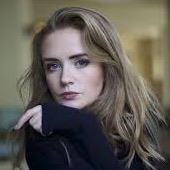
#> input picture input/gorl.jpg, 170 x 170 px, found by its file name
$ jupyter execute Photo-Pixelate.ipynb
#> lines starting #> are read from the running program, lines starting #| are printed output that depends on the picture
### Import

[cell 1]
import matplotlib
from matplotlib import pyplot as plt
import numpy as np
import os
from PIL import Image
from random import randint

### Target Image Parameters

[cell 2]
target_height = 10
target_width = 10
operation = "euclidean"

target_path = "Photo-Pixelate/input/gorl.jpg"

### Replacement Image Parameters

[cell 3]
replacement_height = 50
replacement_width = 50
frequency = 10
proximity = 10
max_saturation_adjustment = 10
max_brightness_adjustment = 10
# kernel_size = 1

replacement_path = "Photo-Pixelate/replacement"

### Pixel Image

[cell 4]
class PixelImage:
    _resolution = (50, 50)
    _saturation_adjust = 1
    _brightness_adjust = 1
    _operation = "euclidean"

    def __init__(self, image):
        self._image_key = 0
        self.image = image
        self._process_image()

    @classmethod
    def load_parameters(self, width=None, height=None, saturation_adjust=None, brightness_adjust=None, operation=None):
#> further down, default_image is the input picture: PIL image 170x170 RGB; mean R, G, B 95.7, 91.7, 84
        if width is not None and height is not None:
            self._resolution = (width, height)
        if saturation_adjust is not None:
            self._saturation_adjust = saturation_adjust
        if brightness_adjust is not None:
            self._brightness_adjust = brightness_adjust
        if operation is not None:
            self._operation = operation

    def compare(self):
        return 0

    def display(self):
        plt.imshow(self.image)

    def _process_image(self):
        self.image = self.image.resize(self._resolution)
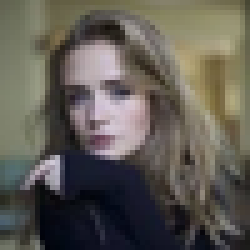
#> self.image: PIL image 50x50 RGB (shown 5 times larger); mean R, G, B 95.7, 91.7, 84
        self.image = np.array(self.image)
        self._prepare_key()

    def _prepare_key(self):
        if (self._operation == "euclidean"):
            self._euclidean()

    def _euclidean(self):
        self._image_key = np.array([0, 0, 0])
        for band in self.image:
            for pixel in band:
                self._image_key += pixel
#> this loop made 50 passes
#> after the loop, self._image_key = [239324, 229331, 209972]
        self._image_key = self._image_key / (self._resolution[0] * self._resolution[1])
#> self._image_key = [95.73, 91.73, 83.99]

[cell 5]
PixelImage.load_parameters(width=replacement_width,
                           height=replacement_height,
                           saturation_adjust=max_saturation_adjustment,
                           brightness_adjust=max_brightness_adjustment,
                           operation=operation)

[cell 6]
default_image = Image.open("Photo-Pixelate/input/gorl.jpg")
p1 = PixelImage(default_image)
p1.display()

### Pixelator

[cell 7]
class Pixelator:
    def __init__(self):
        self._white_list_file_types = ['png', 'jpg', 'jpeg', 'bmp', 'ppm']
        self._resolution = (40, 60) # (width, height)
        self._replacement_images = []

    def load_parameters(self, width=None, height=None, white_list_file_types=None):
        if width is not None and height is not None:
            self._resolution = (width, height)
        if white_list_file_types is not None:
            self.white_list_file_types = white_list_file_types

    def load_replacement_images(self, path):
        print("loading replacement images...")
        self.path, directories, files = next(os.walk(path))
        for i in range(len(files)):
            self._attempt_append_image(files[i])
        print("done")

    def photo_pixelate_target_image(self, target_path):
#> called with target_path = 'Photo-Pixelate/input/gorl.jpg'
        target = Image.open(target_path)
        target = np.array(target)
        print(target.shape)
#| (170, 170, 3)
        for band in target:
            for pixel in band:
                pass

    def _attempt_append_image(self, file_name):
        for file_type in self.white_list_file_types:
            if file_type.upper() in file_name.upper():
                image_file_path = self.path + '/' + file_name
                image = Image.open(image_file_path)
                pixel_image = PixelImage(image)
                self.replacement_images.append(pixel_image)
